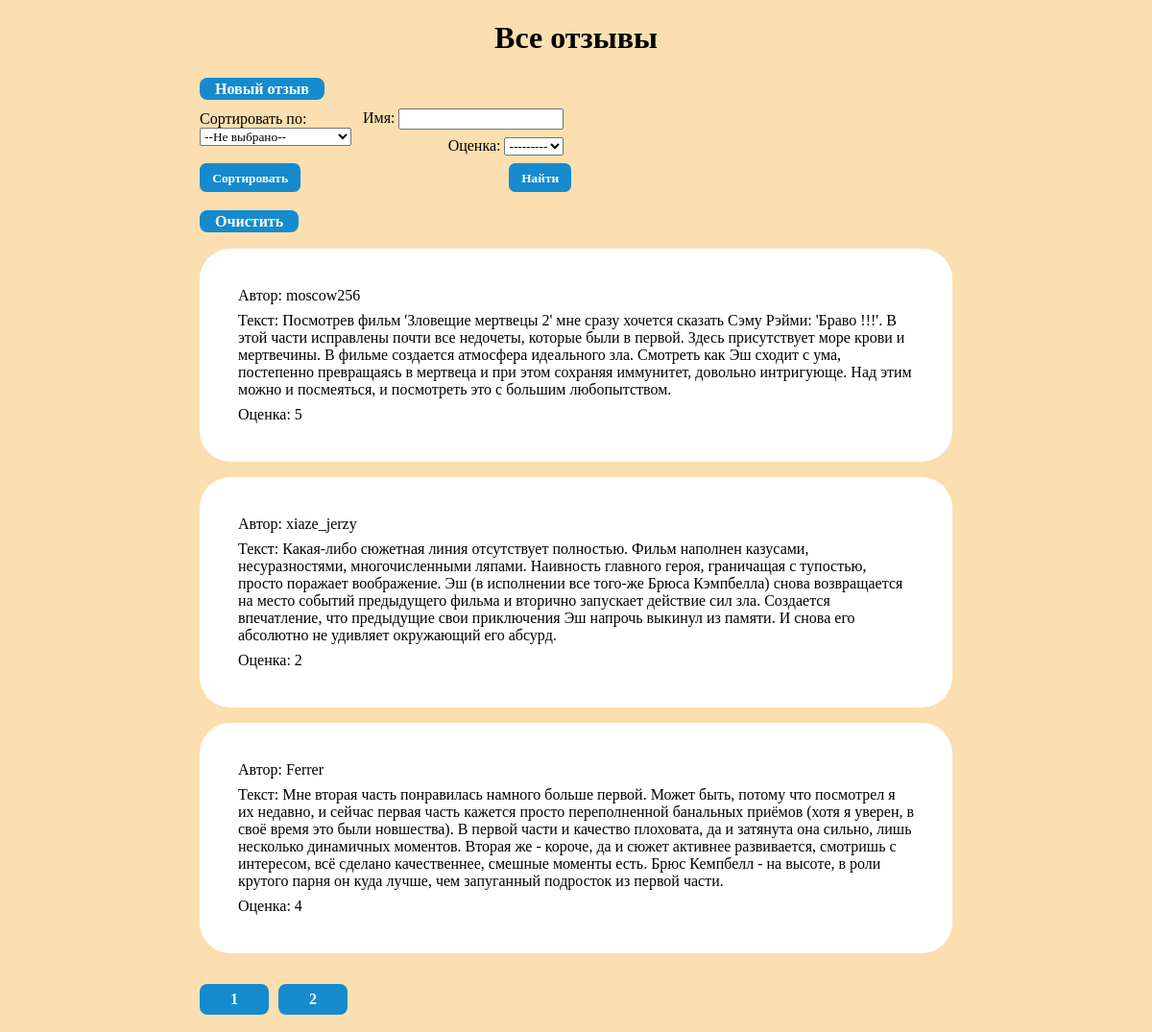
Page /list/ on the committed database.
### ReviewsApp/models.py (models this page shows, shortened)
class Review(models.Model):
    class Rate(models.IntegerChoices):
        OPTION_1 = 1, '1'
        OPTION_2 = 2, '2'
        OPTION_3 = 3, '3'
        OPTION_4 = 4, '4'
        OPTION_5 = 5, '5'
    name = models.CharField(max_length=32,verbose_name='Имя')
    text = models.TextField(verbose_name='Текст')
    rate = models.IntegerField(max_length=2, verbose_name='Оценка', choices=Rate.choices)

### ReviewsApp/views.py (the view)
# urls.py: path('list/', views.ReviewsList.as_view(), name='list'),
class ReviewsList(ListView):
    model = Review
    queryset = Review.objects.all()
    template_name = 'ReviewsApp/review_list.html'
    paginate_by = 3
    def get_context_data(self, *, object_list=None, **kwargs):
        res = super().get_context_data(object_list=None, **kwargs)
        res['form']=self.filterset.form
        return res
    def get_queryset(self):
        queryset = super().get_queryset().order_by('-id')
        order_param=self.request.GET.get('order_by')
        if not order_param is None and order_param!='':
            queryset = queryset.order_by(order_param)
        self.filterset = ReviewFilter(self.request.GET,queryset=queryset)
        return self.filterset.qs

### ReviewsApp/templates/ReviewsApp/review_list.html (shortened to what this page needs)
{% extends "base.html" %}
{% block header %}Все отзывы{% endblock header %}
{% block content %}
    <a href="{% url 'review' %}">Новый отзыв</a>
    <br>
    <div class="container">
        <form align="left" method="GET" id="sort_form">
            <div> <label for="order_select">Сортировать по:</label> </div>
            <div>
                <select name="order_by" id="order_select" onchange="updateAction(this)">
                    <option value="">--Не выбрано--</option>
                </select>
            </div>
            <br>
            <input type="submit" value="Сортировать">
        </form>
        <form align="right" method="GET" action="{% url 'list' %}">
            {{ form.as_p }}
            <input type="submit" value="Найти">
        </form>
    </div>
    <br>
    <a href="{% url 'list' %}">Очистить</a>
    <ul>
      {% for reviews in object_list %}
      <li>
          <p>Автор: {{ reviews.name }}</p>
          <p>Текст: {{ reviews.text }}</p>
          <p>Оценка: {{ reviews.rate }}</p>
      </li>
        {% empty %}
      <li>No reviews yet.</li>
        {% endfor %}
    </ul>
    {% if page_obj.has_other_pages %}
    <nav>
        <ul>
            {% for p in paginator.page_range %}
            <li>
                <a href="?page={{ p }}">{{ p }}</a>
            </li>
            {% endfor %}
        </ul>
    </nav>
    {% endif %}
    <br>
{% endblock content %}

### ReviewsApp/templates/base.html (style rules this page uses)
* { font-family: "Comic Sans MS", "Comic Sans", cursive; }
p { margin: 0.5em }
ul { padding: 0em }
li { margin-left: 0em; margin-right: 0em; margin-top: 1em; background: #ffffff; list-style-type: none; width:45em; padding: 2em; border-radius: 2em; }
a,input[type=submit] { width: auto; display: inline; background: #158bcd; border-radius: 0.5em; color: white; font-weight: bold; line-height: 25px; text-align: center; padding-left: 1em; padding-right: 1em; padding-top:0.2em; padding-bottom:0.2em; text-decoration: none; }
a { height: auto; }
input[type=submit] { border:none; }
body { max-width: max-content; margin: auto; background: #fbdfb1; }
nav ul { list-style: none; padding: 0; margin: 0; display: flex; }
nav li { margin-right: 10px; width: auto; display: inline; background: #158bcd; border-radius: 0.5em; color: white; font-weight: bold; line-height: 25px; text-align: center; padding-left: 1em; padding-right: 1em; padding-top:0.2em; padding-bottom:0.2em; text-decoration: none; }
nav a { text-decoration: none; }

### ReviewsApp/templates/ReviewsApp/review_list.html (style rules this page uses)
.container { width: 100%; text-align: left; }
form { display: inline-block; }

### rows in the picture
Review: name "moscow256", text "Посмотрев фильм 'Зловещие мертвецы 2' мне сразу хочется сказать Сэму Рэйми: 'Браво !!!'. В этой части исправлены почти все недочеты, которые были в первой. Здесь присутствует море крови и мертвечины. В фильме создается атмосфера идеального зла. Смотреть как Эш сходит с ума, постепенно превращаясь в мертвеца и при этом сохраняя иммунитет, довольно интригующе. Над этим можно и посмеяться, и посмотреть это с большим любопытством.", rate "5"
Review: name "xiaze_jerzy", text "Какая-либо сюжетная линия отсутствует полностью. Фильм наполнен казусами, несуразностями, многочисленными ляпами. Наивность главного героя, граничащая с тупостью, просто поражает воображение. Эш (в исполнении все того-же Брюса Кэмпбелла) снова возвращается на место событий предыдущего фильма и вторично запускает действие сил зла. Создается впечатление, что предыдущие свои приключения Эш напрочь выкинул из памяти. И снова его абсолютно не удивляет окружающий его абсурд.", rate "2"
Review: name "Ferrer", text "Мне вторая часть понравилась намного больше первой. Может быть, потому что посмотрел я их недавно, и сейчас первая часть кажется просто переполненной банальных приёмов (хотя я уверен, в своё время это были новшества). В первой части и качество плоховата, да и затянута она сильно, лишь несколько динамичных моментов. Вторая же - короче, да и сюжет активнее развивается, смотришь с интересом, всё сделано качественнее, смешные моменты есть. Брюс Кемпбелл - на высоте, в роли крутого парня он куда лучше, чем запуганный подросток из первой части.", rate "4"

### other values in the picture
{{ p }} "1" "2"
